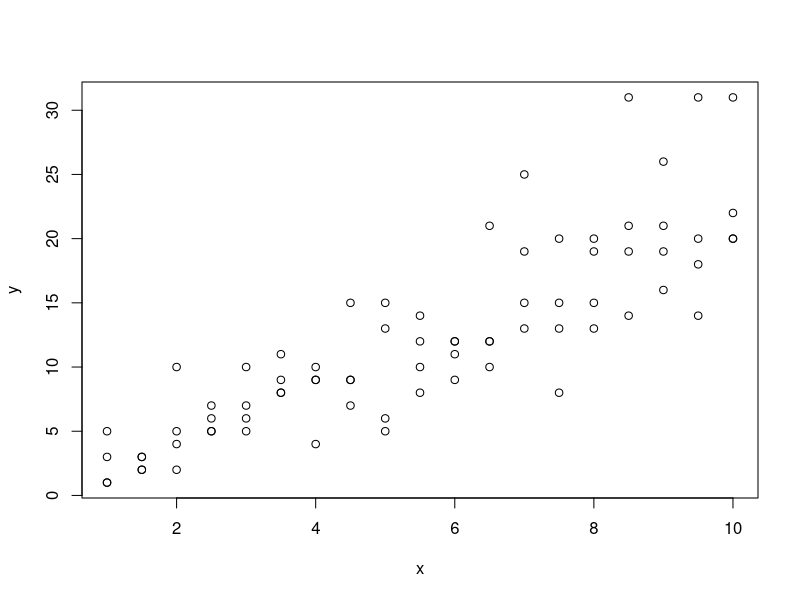
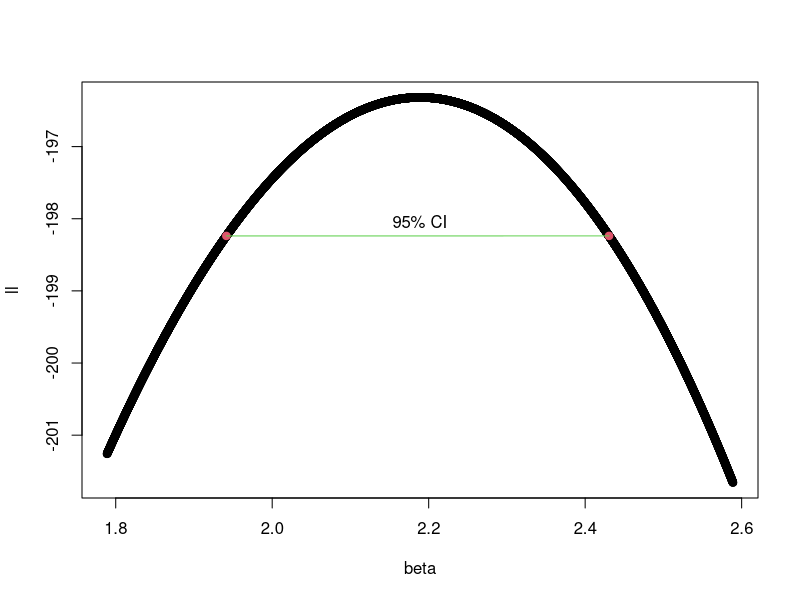

Write the R code that produced these figures, in order.
# Profile Likelihood GLM example
# We are testing the confidence-interval on the slope (b)

# Generate the data
rpt = 4
x = rep(seq(1, 10, 0.5), times=rpt)
mu = 2.3*x # mu = a + b*x, a=intercept, b=slope
y = rpois(length(mu), mu)
plot(x, y)

fit = glm(y ~ x, family=poisson(link="identity"))
fit$coefficients

# Profile likelihood Function
loglik = function(b) {
  fit1 = glm(y ~ 1, offset=b*x, family=poisson(link="identity"))
  return(logLik(fit1))
}

logLik(fit) # built-in R function that computes the log-likelihood
loglik(fit$coefficients[2]) # our profile-likelihood should be equal for the b_MLE

beta = seq(fit$coefficients[2]-0.4, fit$coefficients[2]+0.4, 0.0001)
ll = rep(0, length(beta))
for (i in 1:length(beta)){
  ll[i] = loglik(beta[i])
}
plot(beta, ll)

# Now that we have the log-likelihood as a function of our parameter of interest, we can 
# invert the Likelihood-Ratio test to calculate a Confidence Interval for it.
wch = which(ll > logLik(fit)-qchisq(0.95, 1)/2)
(ind.lo = wch[1])
(beta.lo = beta[ind.lo])
(ind.hi = wch[length(wch)])
(beta.hi = beta[ind.hi])

confint(fit) # built in R function, that calculates Profile Likelihood CI for a glm fit
c(beta.lo, beta.hi) # our manually calculated  Profile Likelihood CI
# Add to the plot
points(c(beta.lo, beta.hi), c(ll[ind.lo], ll[ind.hi]), col=2, pch=19)
lines(c(beta.lo, beta.hi), c(ll[ind.lo], ll[ind.hi]), col=3)
text(fit$coefficients[2], loglik(beta.lo)+.2, "95% CI")

# Sanity check - see if the Likelihood Ratio test give 95% confidence for our values
(beta.MLE = fit$coefficients[2])
pchisq(2*(loglik(beta.MLE)-loglik(beta.lo)), 1)
pchisq(2*(loglik(beta.MLE)-loglik(beta.hi)), 1)

# D. Refaeli